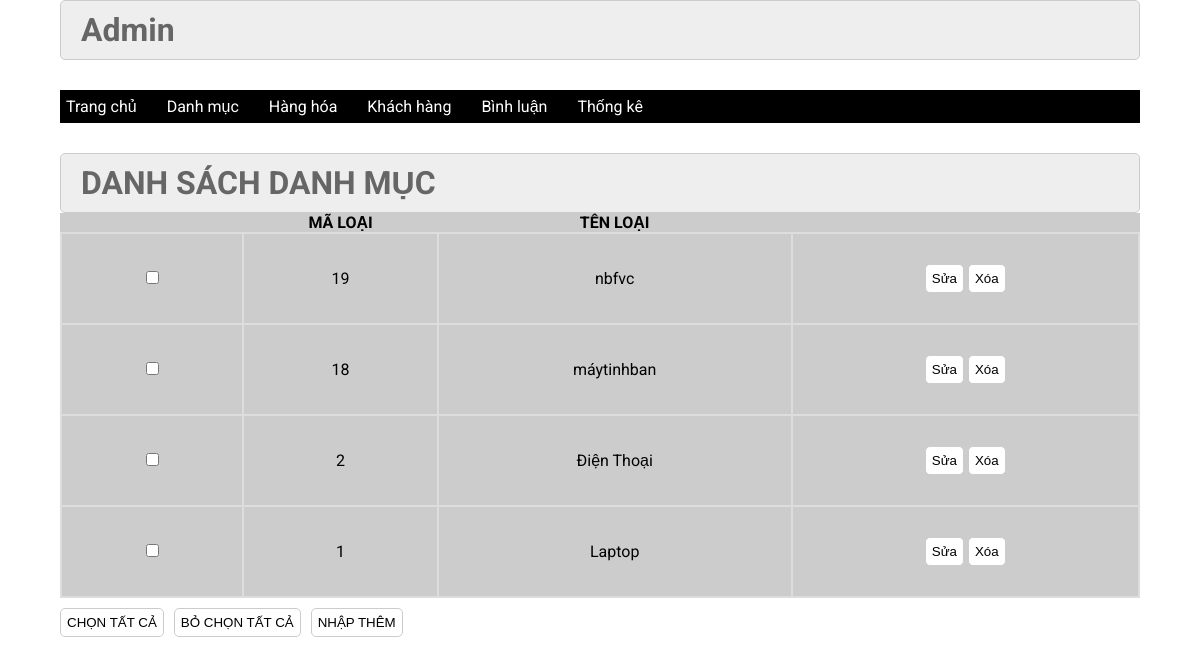
Screenshot of /admin/index.php?act=listdm with the database file from the repository.
### tables this page shows
CREATE TABLE `danhmuc` (
  `id` int(11) NOT NULL,
  `name` varchar(255) NOT NULL
);

### model/pdo.php (called while the page is built, shortened)
<?php
function pdo_get_connection(){
    $servername = "localhost";
    $username = "root";
    $password = "";
    try {
        $conn = new PDO("mysql:host=$servername;dbname=duanmau2023", $username, $password);
        $conn->setAttribute(PDO::ATTR_ERRMODE, PDO::ERRMODE_EXCEPTION);
        return $conn;
    } catch(PDOException $e) {
        echo "Connection failed: " . $e->getMessage();
    }
}
function pdo_query($sql){
    $sql_args=array_slice(func_get_args(),1);
    try{
        $conn=pdo_get_connection();
        $stmt=$conn->prepare($sql);
        $stmt->execute($sql_args);
        $rows=$stmt->fetchAll();
        return $rows;
    }
    catch(PDOException $e){
        throw $e;
    }
    finally{
        unset($conn);
    }
}
?>

### model/danhmuc.php (called while the page is built, shortened)
<?php
function loadall_danhmuc(){
    $sql="select * from danhmuc order by id desc";
    $listdanhmuc=pdo_query($sql);
    return  $listdanhmuc;
}
?>

### admin/danhmuc/list.php (the view)
<div class="row2">
     <div class="row2 font_title">
      <h1>DANH SÁCH DANH MỤC</h1>
     </div>
     <div class="row2 form_content ">
      <form action="#" method="POST">
       <div class="row2 mb10 formds_loai">
       <table>
        <tr>
            <th></th>
            <th>MÃ LOẠI</th>
            <th>TÊN LOẠI</th>
            <th></th>
        </tr>
        <?php
            foreach($listdanhmuc as $danhmuc){
                extract($danhmuc);
                $suadm="index.php?act=suadm&id=".$id;
                $xoadm="index.php?act=xoadm&id=".$id;
                echo '
                <tr>
                <td><input type="checkbox" name="" id=""></td>
                <td>'.$id.'</td>
                <td>'.$name.'</td>
                <td><a href="'.$suadm.'"><input type="button" value="Sửa"></a>
                    <a href="'.$xoadm.'"><input type="button" value="Xóa"></a></td>
            </tr>
                ';
            }
        ?>
       </table>
       </div>
       <div class="row mb10 ">
     <input class="mr20" type="button" value="CHỌN TẤT CẢ">
     <input  class="mr20" type="button" value="BỎ CHỌN TẤT CẢ">
    <a href="index.php?act=adddm"> <input  class="mr20" type="button" value="NHẬP THÊM"></a>
       </div>
      </form>
     </div>
    </div>
</div>

### css/css.css (style rules this page uses)
:root { --white-color:#fff; --black-color:#000; --text-color:#333; }
* { margin:0; padding:0; box-sizing:border-box; }
body { font-family:'Roboto', sans-serif; }
.row { display:flex; width:100%; }
.row2 { float:left; width:100%; }
.mb10 { margin-bottom:10px; }
form { text-align:center; }
.form_account input[type="reset"], .form_account input[type="submit"], .form_content input[type="submit"], .form_content input[type="reset"], .form_content input[type="button"] { padding:6px; background:white; border:1px solid #CCC; border-radius:5px; }
.font_title { background-color:#EEE; border:1px #CCC solid; color:#666; border-radius:5px; padding:10px 20px; }
.mr20 { margin-right:10px; }
.formds_loai table { width:100%; border-collapse:collapse; background-color:#ccc; padding:20px; }
.formds_loai table td { padding:10px 20px; border:2px #ddd solid; padding:30px; }

### rows the page displays
danhmuc: id "19", name "nbfvc"
danhmuc: id "18", name "máytinhban"
danhmuc: id "2", name "Điện Thoại"
danhmuc: id "1", name "Laptop"
